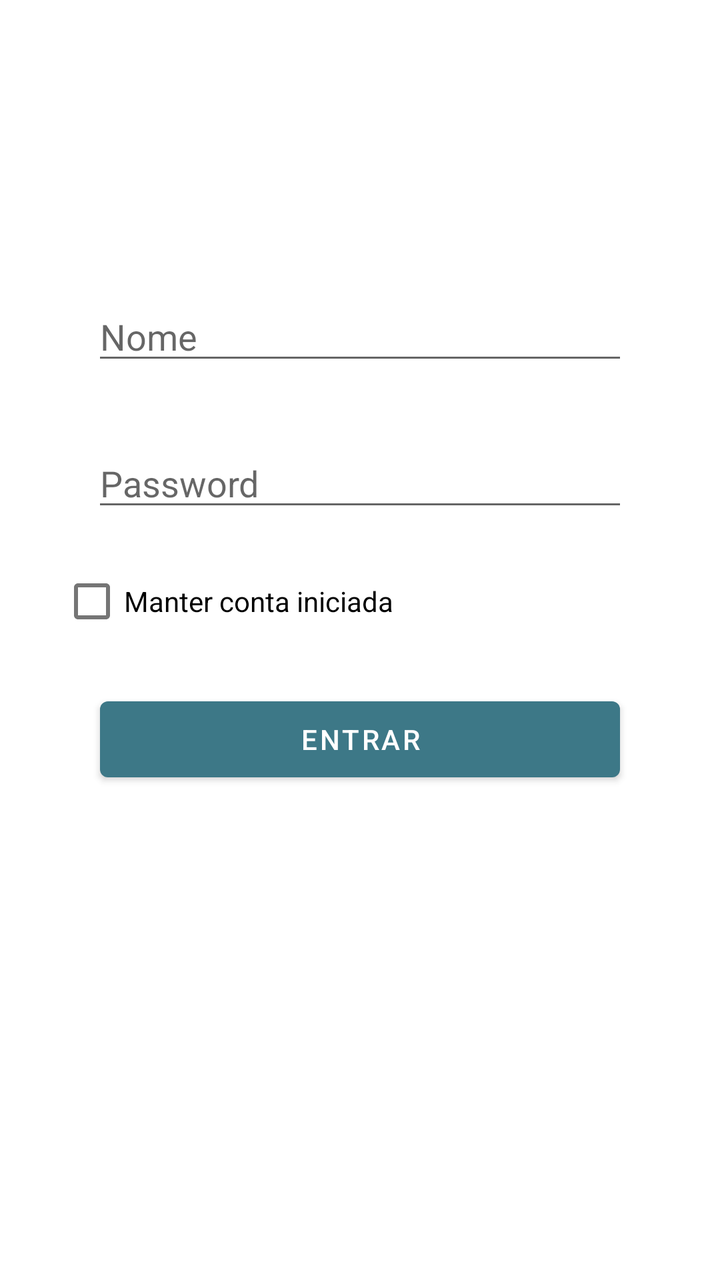
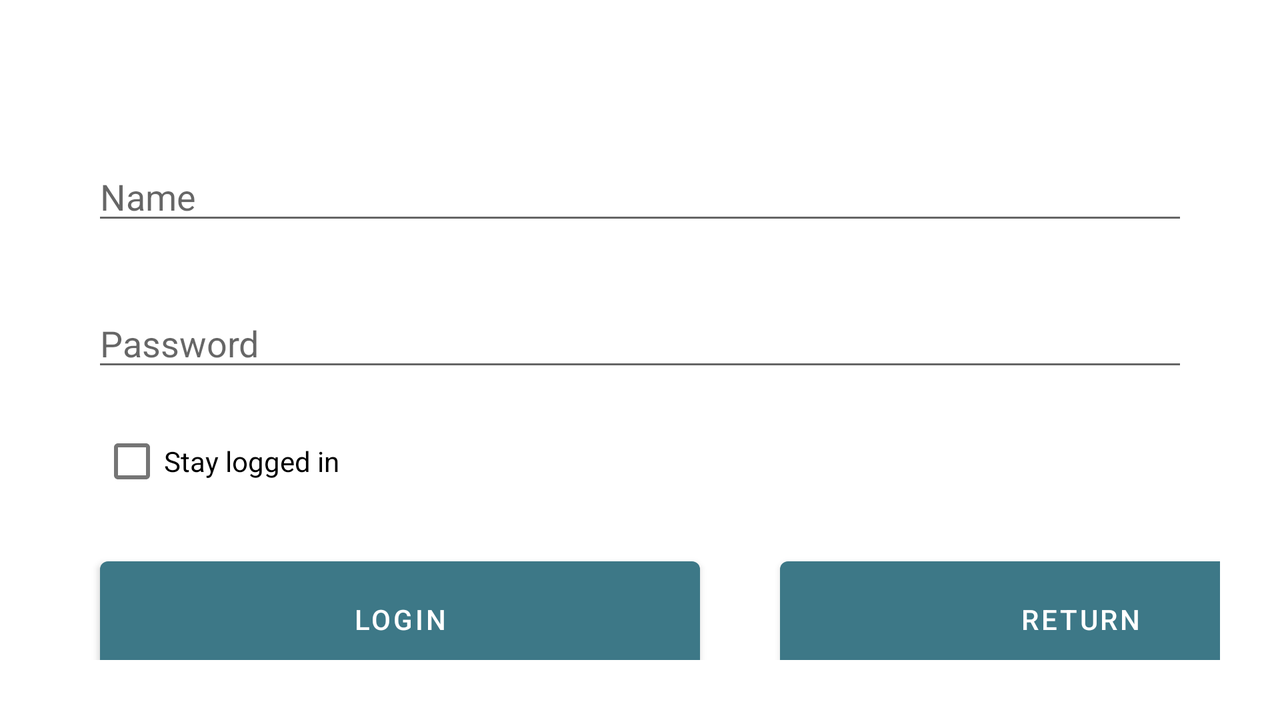

Compare how this app lays out the same screen by default and in its alternative resource folder. The renders come first, then the two layout files and the values they reference.
<!-- AndroidManifest.xml: application theme Theme.CM_Projeto_20537 -->
<!-- res/layout/activity_login.xml -->
<?xml version="1.0" encoding="utf-8"?>
<LinearLayout xmlns:android="http://schemas.android.com/apk/res/android"
    xmlns:app="http://schemas.android.com/apk/res-auto"
    xmlns:tools="http://schemas.android.com/tools"
    android:layout_width="match_parent"
    android:layout_height="match_parent"
    tools:context=".Login"
    android:orientation="vertical"
    android:layout_marginRight="30dp"
    android:layout_marginLeft="30dp"
    android:layout_marginTop="30dp"
    android:layout_marginBottom="30dp"
    >

        <ImageView
            android:id="@+id/imgLogin"
            android:layout_width="match_parent"
            android:layout_height="wrap_content"
            android:layout_marginTop="60dp"
            tools:srcCompat="@tools:sample/avatars"
            android:layout_marginBottom="40dp"/>

        <EditText
            android:id="@+id/edTextNome"
            android:layout_width="match_parent"
            android:layout_height="wrap_content"
            android:layout_margin="16dp"
            android:hint="Nome"
            android:textSize="18dp" />

        <EditText
            android:id="@+id/edTextPass"
            android:layout_width="match_parent"
            android:layout_height="wrap_content"
            android:layout_margin="16dp"
            android:inputType="textPassword"
            android:hint="Password"
            android:textSize="18dp" />

        <CheckBox
            android:id="@+id/checkManterIni"
            android:layout_width="match_parent"
            android:layout_height="wrap_content"
            android:text="Manter conta iniciada">
        </CheckBox>

        <Button
            android:id="@+id/btLogin"
            android:layout_width="match_parent"
            android:layout_height="50dp"
            android:layout_margin="20dp"
            android:onClick="btLogin"
            android:text="Entrar"
            app:backgroundTint="#3D7887" />

</LinearLayout>
<!-- resources referenced by this layout -->
<resources>
  <style name="Theme.CM_Projeto_20537" parent="Theme.MaterialComponents.DayNight.DarkActionBar">
          
          <item name="colorPrimary">@color/purple_500</item>
          <item name="colorPrimaryVariant">@color/purple_700</item>
          <item name="colorOnPrimary">@color/white</item>
          
          <item name="colorSecondary">@color/teal_200</item>
          <item name="colorSecondaryVariant">@color/teal_700</item>
          <item name="colorOnSecondary">@color/black</item>
          
          <item name="android:statusBarColor" tools:targetApi="l">?attr/colorPrimaryVariant</item>
          
      </style>
</resources>
<!-- res/layout-land/activity_login.xml (the repository's variant of the layout above) -->
<!-- drawn on the phone turned sideways -->
<?xml version="1.0" encoding="utf-8"?>
<LinearLayout xmlns:android="http://schemas.android.com/apk/res/android"
    xmlns:app="http://schemas.android.com/apk/res-auto"
    xmlns:tools="http://schemas.android.com/tools"
    android:layout_width="match_parent"
    android:layout_height="match_parent"
    tools:context=".Login"
    android:orientation="vertical"
    android:layout_marginRight="30dp"
    android:layout_marginLeft="30dp"
    android:layout_marginTop="60dp"
    android:layout_marginBottom="30dp"
    >

        <EditText
            android:id="@+id/edTextNome"
            android:layout_width="match_parent"
            android:layout_height="wrap_content"
            android:layout_margin="16dp"
            android:hint="@string/LoginName"
            android:textSize="18dp" />

        <EditText
            android:id="@+id/edTextPass"
            android:layout_width="match_parent"
            android:layout_height="wrap_content"
            android:layout_margin="16dp"
            android:inputType="textPassword"
            android:hint="@string/loginPassword"
            android:textSize="18dp" />

        <CheckBox
            android:id="@+id/checkManterIni"
            android:layout_width="match_parent"
            android:layout_height="wrap_content"
            android:text="@string/LoginCheck"
            android:layout_marginLeft="20dp">
        </CheckBox>

        <LinearLayout
            android:layout_width="wrap_content"
            android:layout_height="wrap_content">

        <Button
            android:id="@+id/btLogin"
            android:layout_width="300dp"
            android:layout_height="70dp"
            android:layout_margin="20dp"
            android:onClick="btLogin"
            android:text="@string/btEnter"
            app:backgroundTint="#3D7887" />

        <Button
            android:id="@+id/btCancelar"
            android:layout_width="300dp"
            android:layout_height="70dp"
            android:layout_margin="20dp"
            android:onClick="btVoltar"
            android:text="@string/btVoltar"
            app:backgroundTint="#3D7887" />

                </LinearLayout>
</LinearLayout>
<!-- resources referenced by the variant -->
<!-- as the phone turned sideways resolves them -->
<resources>
  <string name="LoginCheck">Stay logged in</string>
  <string name="LoginName">Name</string>
  <string name="btEnter">Login</string>
  <string name="btVoltar">Return</string>
  <string name="loginPassword">Password</string>
  <style name="Theme.CM_Projeto_20537" parent="Theme.MaterialComponents.DayNight.DarkActionBar">
          
          <item name="colorPrimary">@color/purple_500</item>
          <item name="colorPrimaryVariant">@color/purple_700</item>
          <item name="colorOnPrimary">@color/white</item>
          
          <item name="colorSecondary">@color/teal_200</item>
          <item name="colorSecondaryVariant">@color/teal_700</item>
          <item name="colorOnSecondary">@color/black</item>
          
          <item name="android:statusBarColor" tools:targetApi="l">?attr/colorPrimaryVariant</item>
          
      </style>
</resources>
